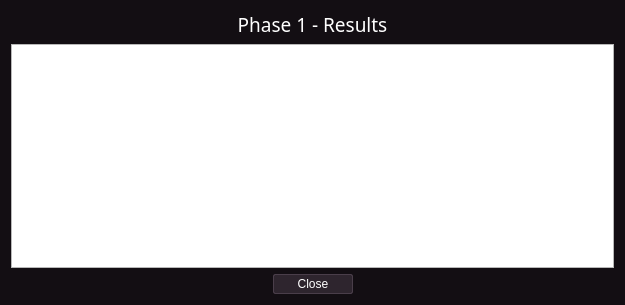
<?xml version="1.0" encoding="UTF-8"?>
<ui version="4.0">
 <class>Dialog</class>
 <widget class="QDialog" name="Dialog">
  <property name="geometry">
   <rect>
    <x>0</x>
    <y>0</y>
    <width>625</width>
    <height>305</height>
   </rect>
  </property>
  <property name="sizePolicy">
   <sizepolicy hsizetype="Expanding" vsizetype="Expanding">
    <horstretch>0</horstretch>
    <verstretch>0</verstretch>
   </sizepolicy>
  </property>
  <property name="palette">
   <palette>
    <active>
     <colorrole role="WindowText">
      <brush brushstyle="SolidPattern">
       <color alpha="255">
        <red>239</red>
        <green>240</green>
        <blue>241</blue>
       </color>
      </brush>
     </colorrole>
     <colorrole role="Button">
      <brush brushstyle="SolidPattern">
       <color alpha="255">
        <red>33</red>
        <green>25</green>
        <blue>33</blue>
       </color>
      </brush>
     </colorrole>
     <colorrole role="Light">
      <brush brushstyle="SolidPattern">
       <color alpha="255">
        <red>122</red>
        <green>110</green>
        <blue>122</blue>
       </color>
      </brush>
     </colorrole>
     <colorrole role="Midlight">
      <brush brushstyle="SolidPattern">
       <color alpha="255">
        <red>122</red>
        <green>110</green>
        <blue>122</blue>
       </color>
      </brush>
     </colorrole>
     <colorrole role="Dark">
      <brush brushstyle="SolidPattern">
       <color alpha="255">
        <red>122</red>
        <green>110</green>
        <blue>122</blue>
       </color>
      </brush>
     </colorrole>
     <colorrole role="Mid">
      <brush brushstyle="SolidPattern">
       <color alpha="255">
        <red>122</red>
        <green>110</green>
        <blue>122</blue>
       </color>
      </brush>
     </colorrole>
     <colorrole role="Text">
      <brush brushstyle="SolidPattern">
       <color alpha="255">
        <red>239</red>
        <green>240</green>
        <blue>241</blue>
       </color>
      </brush>
     </colorrole>
     <colorrole role="BrightText">
      <brush brushstyle="SolidPattern">
       <color alpha="255">
        <red>255</red>
        <green>255</green>
        <blue>255</blue>
       </color>
      </brush>
     </colorrole>
     <colorrole role="ButtonText">
      <brush brushstyle="SolidPattern">
       <color alpha="255">
        <red>239</red>
        <green>240</green>
        <blue>241</blue>
       </color>
      </brush>
     </colorrole>
     <colorrole role="Base">
      <brush brushstyle="SolidPattern">
       <color alpha="255">
        <red>29</red>
        <green>22</green>
        <blue>29</blue>
       </color>
      </brush>
     </colorrole>
     <colorrole role="Window">
      <brush brushstyle="SolidPattern">
       <color alpha="255">
        <red>19</red>
        <green>14</green>
        <blue>19</blue>
       </color>
      </brush>
     </colorrole>
     <colorrole role="Shadow">
      <brush brushstyle="SolidPattern">
       <color alpha="255">
        <red>122</red>
        <green>110</green>
        <blue>122</blue>
       </color>
      </brush>
     </colorrole>
     <colorrole role="Highlight">
      <brush brushstyle="SolidPattern">
       <color alpha="255">
        <red>39</red>
        <green>29</green>
        <blue>39</blue>
       </color>
      </brush>
     </colorrole>
     <colorrole role="HighlightedText">
      <brush brushstyle="SolidPattern">
       <color alpha="255">
        <red>239</red>
        <green>240</green>
        <blue>241</blue>
       </color>
      </brush>
     </colorrole>
     <colorrole role="Link">
      <brush brushstyle="SolidPattern">
       <color alpha="255">
        <red>148</red>
        <green>134</green>
        <blue>148</blue>
       </color>
      </brush>
     </colorrole>
     <colorrole role="LinkVisited">
      <brush brushstyle="SolidPattern">
       <color alpha="255">
        <red>141</red>
        <green>127</green>
        <blue>141</blue>
       </color>
      </brush>
     </colorrole>
     <colorrole role="AlternateBase">
      <brush brushstyle="SolidPattern">
       <color alpha="255">
        <red>29</red>
        <green>22</green>
        <blue>29</blue>
       </color>
      </brush>
     </colorrole>
     <colorrole role="NoRole">
      <brush brushstyle="SolidPattern">
       <color alpha="255">
        <red>19</red>
        <green>14</green>
        <blue>19</blue>
       </color>
      </brush>
     </colorrole>
     <colorrole role="ToolTipBase">
      <brush brushstyle="SolidPattern">
       <color alpha="255">
        <red>22</red>
        <green>16</green>
        <blue>22</blue>
       </color>
      </brush>
     </colorrole>
     <colorrole role="ToolTipText">
      <brush brushstyle="SolidPattern">
       <color alpha="255">
        <red>239</red>
        <green>240</green>
        <blue>241</blue>
       </color>
      </brush>
     </colorrole>
     <colorrole role="PlaceholderText">
      <brush brushstyle="SolidPattern">
       <color alpha="128">
        <red>239</red>
        <green>240</green>
        <blue>241</blue>
       </color>
      </brush>
     </colorrole>
    </active>
    <inactive>
     <colorrole role="WindowText">
      <brush brushstyle="SolidPattern">
       <color alpha="255">
        <red>239</red>
        <green>240</green>
        <blue>241</blue>
       </color>
      </brush>
     </colorrole>
     <colorrole role="Button">
      <brush brushstyle="SolidPattern">
       <color alpha="255">
        <red>33</red>
        <green>25</green>
        <blue>33</blue>
       </color>
      </brush>
     </colorrole>
     <colorrole role="Light">
      <brush brushstyle="SolidPattern">
       <color alpha="255">
        <red>122</red>
        <green>110</green>
        <blue>122</blue>
       </color>
      </brush>
     </colorrole>
     <colorrole role="Midlight">
      <brush brushstyle="SolidPattern">
       <color alpha="255">
        <red>122</red>
        <green>110</green>
        <blue>122</blue>
       </color>
      </brush>
     </colorrole>
     <colorrole role="Dark">
      <brush brushstyle="SolidPattern">
       <color alpha="255">
        <red>122</red>
        <green>110</green>
        <blue>122</blue>
       </color>
      </brush>
     </colorrole>
     <colorrole role="Mid">
      <brush brushstyle="SolidPattern">
       <color alpha="255">
        <red>122</red>
        <green>110</green>
        <blue>122</blue>
       </color>
      </brush>
     </colorrole>
     <colorrole role="Text">
      <brush brushstyle="SolidPattern">
       <color alpha="255">
        <red>239</red>
        <green>240</green>
        <blue>241</blue>
       </color>
      </brush>
     </colorrole>
     <colorrole role="BrightText">
      <brush brushstyle="SolidPattern">
       <color alpha="255">
        <red>255</red>
        <green>255</green>
        <blue>255</blue>
       </color>
      </brush>
     </colorrole>
     <colorrole role="ButtonText">
      <brush brushstyle="SolidPattern">
       <color alpha="255">
        <red>239</red>
        <green>240</green>
        <blue>241</blue>
       </color>
      </brush>
     </colorrole>
     <colorrole role="Base">
      <brush brushstyle="SolidPattern">
       <color alpha="255">
        <red>29</red>
        <green>22</green>
        <blue>29</blue>
       </color>
      </brush>
     </colorrole>
     <colorrole role="Window">
      <brush brushstyle="SolidPattern">
       <color alpha="255">
        <red>19</red>
        <green>14</green>
        <blue>19</blue>
       </color>
      </brush>
     </colorrole>
     <colorrole role="Shadow">
      <brush brushstyle="SolidPattern">
       <color alpha="255">
        <red>122</red>
        <green>110</green>
        <blue>122</blue>
       </color>
      </brush>
     </colorrole>
     <colorrole role="Highlight">
      <brush brushstyle="SolidPattern">
       <color alpha="255">
        <red>39</red>
        <green>29</green>
        <blue>39</blue>
       </color>
      </brush>
     </colorrole>
     <colorrole role="HighlightedText">
      <brush brushstyle="SolidPattern">
       <color alpha="255">
        <red>239</red>
        <green>240</green>
        <blue>241</blue>
       </color>
      </brush>
     </colorrole>
     <colorrole role="Link">
      <brush brushstyle="SolidPattern">
       <color alpha="255">
        <red>148</red>
        <green>134</green>
        <blue>148</blue>
       </color>
      </brush>
     </colorrole>
     <colorrole role="LinkVisited">
      <brush brushstyle="SolidPattern">
       <color alpha="255">
        <red>141</red>
        <green>127</green>
        <blue>141</blue>
       </color>
      </brush>
     </colorrole>
     <colorrole role="AlternateBase">
      <brush brushstyle="SolidPattern">
       <color alpha="255">
        <red>29</red>
        <green>22</green>
        <blue>29</blue>
       </color>
      </brush>
     </colorrole>
     <colorrole role="NoRole">
      <brush brushstyle="SolidPattern">
       <color alpha="255">
        <red>19</red>
        <green>14</green>
        <blue>19</blue>
       </color>
      </brush>
     </colorrole>
     <colorrole role="ToolTipBase">
      <brush brushstyle="SolidPattern">
       <color alpha="255">
        <red>22</red>
        <green>16</green>
        <blue>22</blue>
       </color>
      </brush>
     </colorrole>
     <colorrole role="ToolTipText">
      <brush brushstyle="SolidPattern">
       <color alpha="255">
        <red>239</red>
        <green>240</green>
        <blue>241</blue>
       </color>
      </brush>
     </colorrole>
     <colorrole role="PlaceholderText">
      <brush brushstyle="SolidPattern">
       <color alpha="128">
        <red>239</red>
        <green>240</green>
        <blue>241</blue>
       </color>
      </brush>
     </colorrole>
    </inactive>
    <disabled>
     <colorrole role="WindowText">
      <brush brushstyle="SolidPattern">
       <color alpha="255">
        <red>122</red>
        <green>110</green>
        <blue>122</blue>
       </color>
      </brush>
     </colorrole>
     <colorrole role="Button">
      <brush brushstyle="SolidPattern">
       <color alpha="255">
        <red>33</red>
        <green>25</green>
        <blue>33</blue>
       </color>
      </brush>
     </colorrole>
     <colorrole role="Light">
      <brush brushstyle="SolidPattern">
       <color alpha="255">
        <red>122</red>
        <green>110</green>
        <blue>122</blue>
       </color>
      </brush>
     </colorrole>
     <colorrole role="Midlight">
      <brush brushstyle="SolidPattern">
       <color alpha="255">
        <red>122</red>
        <green>110</green>
        <blue>122</blue>
       </color>
      </brush>
     </colorrole>
     <colorrole role="Dark">
      <brush brushstyle="SolidPattern">
       <color alpha="255">
        <red>122</red>
        <green>110</green>
        <blue>122</blue>
       </color>
      </brush>
     </colorrole>
     <colorrole role="Mid">
      <brush brushstyle="SolidPattern">
       <color alpha="255">
        <red>122</red>
        <green>110</green>
        <blue>122</blue>
       </color>
      </brush>
     </colorrole>
     <colorrole role="Text">
      <brush brushstyle="SolidPattern">
       <color alpha="255">
        <red>122</red>
        <green>110</green>
        <blue>122</blue>
       </color>
      </brush>
     </colorrole>
     <colorrole role="BrightText">
      <brush brushstyle="SolidPattern">
       <color alpha="255">
        <red>255</red>
        <green>255</green>
        <blue>255</blue>
       </color>
      </brush>
     </colorrole>
     <colorrole role="ButtonText">
      <brush brushstyle="SolidPattern">
       <color alpha="255">
        <red>122</red>
        <green>110</green>
        <blue>122</blue>
       </color>
      </brush>
     </colorrole>
     <colorrole role="Base">
      <brush brushstyle="SolidPattern">
       <color alpha="255">
        <red>19</red>
        <green>14</green>
        <blue>19</blue>
       </color>
      </brush>
     </colorrole>
     <colorrole role="Window">
      <brush brushstyle="SolidPattern">
       <color alpha="255">
        <red>19</red>
        <green>14</green>
        <blue>19</blue>
       </color>
      </brush>
     </colorrole>
     <colorrole role="Shadow">
      <brush brushstyle="SolidPattern">
       <color alpha="255">
        <red>122</red>
        <green>110</green>
        <blue>122</blue>
       </color>
      </brush>
     </colorrole>
     <colorrole role="Highlight">
      <brush brushstyle="SolidPattern">
       <color alpha="255">
        <red>18</red>
        <green>13</green>
        <blue>18</blue>
       </color>
      </brush>
     </colorrole>
     <colorrole role="HighlightedText">
      <brush brushstyle="SolidPattern">
       <color alpha="255">
        <red>239</red>
        <green>240</green>
        <blue>241</blue>
       </color>
      </brush>
     </colorrole>
     <colorrole role="Link">
      <brush brushstyle="SolidPattern">
       <color alpha="255">
        <red>148</red>
        <green>134</green>
        <blue>148</blue>
       </color>
      </brush>
     </colorrole>
     <colorrole role="LinkVisited">
      <brush brushstyle="SolidPattern">
       <color alpha="255">
        <red>141</red>
        <green>127</green>
        <blue>141</blue>
       </color>
      </brush>
     </colorrole>
     <colorrole role="AlternateBase">
      <brush brushstyle="SolidPattern">
       <color alpha="255">
        <red>29</red>
        <green>22</green>
        <blue>29</blue>
       </color>
      </brush>
     </colorrole>
     <colorrole role="NoRole">
      <brush brushstyle="SolidPattern">
       <color alpha="255">
        <red>19</red>
        <green>14</green>
        <blue>19</blue>
       </color>
      </brush>
     </colorrole>
     <colorrole role="ToolTipBase">
      <brush brushstyle="SolidPattern">
       <color alpha="255">
        <red>22</red>
        <green>16</green>
        <blue>22</blue>
       </color>
      </brush>
     </colorrole>
     <colorrole role="ToolTipText">
      <brush brushstyle="SolidPattern">
       <color alpha="255">
        <red>239</red>
        <green>240</green>
        <blue>241</blue>
       </color>
      </brush>
     </colorrole>
     <colorrole role="PlaceholderText">
      <brush brushstyle="SolidPattern">
       <color alpha="128">
        <red>239</red>
        <green>240</green>
        <blue>241</blue>
       </color>
      </brush>
     </colorrole>
    </disabled>
   </palette>
  </property>
  <property name="windowTitle">
   <string>Select Phase 2</string>
  </property>
  <property name="styleSheet">
   <string notr="true">QDialog *:enabled {
color: #ffffff;
}

QTabWidget::tab-bar {
background-color: #130e13;
min-width: 21;
} 

QTabBar::tab {
min-width: 21;
background: #130e13; /*221922*/
border-top-left-radius: 2px;
border-top-right-radius: 2px;
spacing: 6;
padding: 2px;
}

QTabBar::tab:selected {
border: 1px solid #4a3e4a;
border-right-color: #130e13; 
background: #130e13;
}
QTabBar::tab:!selected {
border: 1px solid #221922;
border-left-color: #130e13; 
border-right-color: #4a3e4a; 
background: #221922;
}
QTabBar::tab:first:!selected {
border: 1px solid #130e13;
border-right-color: #4a3e4a; 
border-top-color: #4a3e4a; 
border-bottom-color: #221922;
background: #221922;
}
QTabBar::tab:last:!selected {
border: 1px solid #130e13;
border-right-color: #4a3e4a; 
border-bottom-color: #4a3e4a; 
border-top-color: #221922;
background: #221922;
}

QPushButton {
padding: 2;
spacing: 6;
background-color: #2e252e;
border: 1px solid #4a3e4a;
min-width: 74px;
border-radius: 2px;
}

QPushButton:pressed {
background-color: #1d161d;
}

QGroupBox {
    background-color: #1d161d;
    border: 1px solid #4a3e4a;
    border-radius: 2px;
	padding: 2;
	padding-top: 20px;
    /*margin-top: 1ex;  leave space at the top for the title */
}
QGroupBox::title {
    subcontrol-origin: padding;
    subcontrol-position: top center; /* position at the top center */
    padding:  5px;
}

QComboBox {
border-radius: 2px;
padding: 2;
spacing: 6;
background-color: #2e252e;
border: 1px solid #4a3e4a;
min-width: 74px;
}

QComboBox:on {
background-color: #1d161d;
}

QComboBox QAbstractItemView {
    border: none;
	background-color: #130e13;
	selection-background-color: #221922;
}

QComboBox::drop-down {
border-color: #2e252e;
padding: 2;
}


QComboBox::down-arrow {
    image: url(core/qt5/icons/down.svg);
}

QListView {
border: 1px solid #4a3e4a;
padding: 2;
border-radius: 2px;
background-color: #1d161d;
font-size: 10pt;
selection-background-color: #271d27;
}

QTreeView {
border: 1px solid #4a3e4a;
padding: 2;
border-radius: 2px;
background-color: #1d161d;
selection-background-color: #271d27;
}

QLineEdit {
border: 1px solid #4a3e4a;
padding: 2;
border-radius: 2px;
background-color: #1d161d;
selection-background-color: #271d27;
}

QFrame[frameShape=&quot;4&quot;] {
color: #c8bdc8;
}

QFrame[frameShape=&quot;5&quot;] {
color: #c8bdc8;
}

QTabBar QToolButton {
border: none;
background-color: #130e13
}

QCheckBox::indicator {
border: 1px solid transparent;
}
QCheckBox::indicator:checked {
border-color: transparent;
background-color: transparent;
image: url(core/qt5/icons/check.png);
}

QCheckBox::indicator:indeterminate {
border-color: transparent;
background-color: transparent;
image: url(core/qt5/icons/check.png);
}

QCheckBox::indicator:unchecked {
background-color: #221922;
image: none;
}

QTreeView::indicator {
border: 1px solid transparent;
}
QTreeView::indicator:checked {
border-color: transparent;
background-color: transparent;
image: url(core/qt5/icons/check.png);
}

QTreeView::indicator:indeterminate {
border-color: transparent;
background-color: transparent;
image: url(core/qt5/icons/check.png);
}

QTreeView::indicator:unchecked {
background-color: #221922;
image: none;
}
</string>
  </property>
  <property name="sizeGripEnabled">
   <bool>false</bool>
  </property>
  <layout class="QVBoxLayout" name="verticalLayout">
   <item>
    <layout class="QHBoxLayout" name="horizontalLayout_2"/>
   </item>
   <item>
    <widget class="QLabel" name="resultLabel">
     <property name="font">
      <font>
       <family>Passero One</family>
       <pointsize>14</pointsize>
       <weight>50</weight>
       <bold>false</bold>
      </font>
     </property>
     <property name="text">
      <string>Phase 1 - Results</string>
     </property>
     <property name="alignment">
      <set>Qt::AlignCenter</set>
     </property>
    </widget>
   </item>
   <item>
    <widget class="QTextBrowser" name="payloadBrowser">
     <property name="focusPolicy">
      <enum>Qt::ClickFocus</enum>
     </property>
    </widget>
   </item>
   <item>
    <layout class="QHBoxLayout" name="horizontalLayout">
     <item>
      <spacer name="horizontalSpacer">
       <property name="orientation">
        <enum>Qt::Horizontal</enum>
       </property>
       <property name="sizeHint" stdset="0">
        <size>
         <width>40</width>
         <height>20</height>
        </size>
       </property>
      </spacer>
     </item>
     <item>
      <widget class="QPushButton" name="okButton">
       <property name="focusPolicy">
        <enum>Qt::ClickFocus</enum>
       </property>
       <property name="text">
        <string>Close</string>
       </property>
      </widget>
     </item>
     <item>
      <spacer name="horizontalSpacer_2">
       <property name="orientation">
        <enum>Qt::Horizontal</enum>
       </property>
       <property name="sizeHint" stdset="0">
        <size>
         <width>40</width>
         <height>20</height>
        </size>
       </property>
      </spacer>
     </item>
    </layout>
   </item>
  </layout>
 </widget>
 <resources/>
 <connections/>
</ui>
